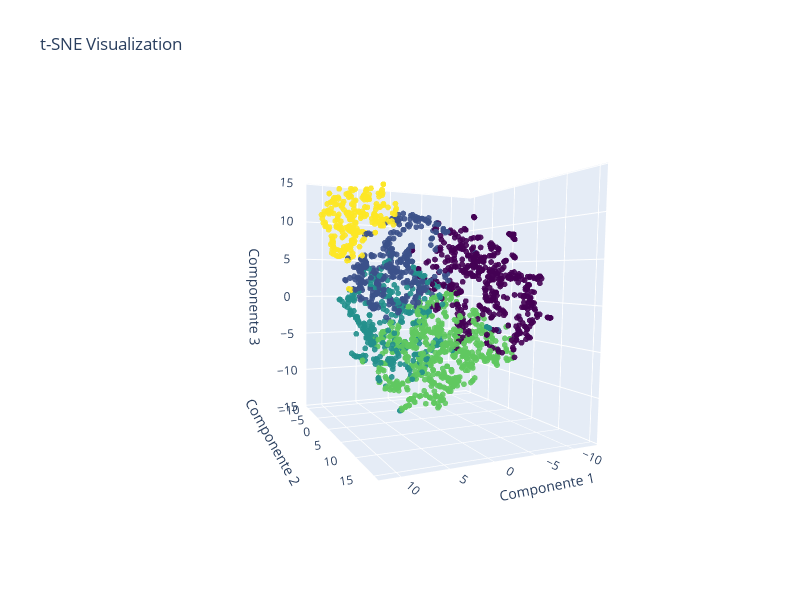

Notebook cell for this chart:
### Code cell
# Plotear t-SNE en 3D
# Crear el gráfico interactivo en 3D con Plotly
fig = go.Figure(data=go.Scatter3d(
    x=tsne_df['Componente 1'],
    y=tsne_df['Componente 2'],
    z=tsne_df['Componente 3'],
    mode='markers',
    marker=dict(
        size=2,
        color=tsne_df['labels'],
        colorscale='Viridis',
        opacity=0.9
    )
))

# Configurar los ejes y el título del gráfico
fig.update_layout(scene=dict(
    xaxis_title='Componente 1',
    yaxis_title='Componente 2',
    zaxis_title='Componente 3'
))

fig.update_layout(title_text='t-SNE Visualization')
fig.update_layout(width=800, height=600)  

# Mostrar el grÃ¡fico interactivo
fig.show()

### Figure 1 — Plotly figure (JSON) as saved in the notebook; plotly's stock layout.template omitted (floating-point values rounded to 4 significant figures; data arrays with more than 128 entries replaced by an {"elided": "..."} marker saying what was removed)
{"data": [{"marker": {"color": {"elided": "2151 int values"}, "colorscale": [[0, "#440154"], [0.1111, "#482878"], [0.2222, "#3e4989"], [0.3333, "#31688e"], [0.4444, "#26828e"], [0.5556, "#1f9e89"], [0.6667, "#35b779"], [0.7778, "#6ece58"], [0.8889, "#b5de2b"], [1, "#fde725"]], "opacity": 0.9, "size": 2}, "mode": "markers", "type": "scatter3d", "x": {"elided": "2151 float values"}, "y": {"elided": "2151 float values"}, "z": {"elided": "2151 float values"}}], "layout": {"dragmode": "zoom", "height": 600, "scene": {"aspectmode": "auto", "aspectratio": {"x": 0.9233, "y": 0.9885, "z": 1.096}, "camera": {"center": {"x": 0.1588, "y": -0.03843, "z": -0.04031}, "eye": {"x": 1.045, "y": 1.971, "z": 0.109}, "projection": {"type": "perspective"}, "up": {"x": -0.01563, "y": -0.06725, "z": 0.9976}}, "dragmode": "orbit", "xaxis": {"title": {"text": "Componente 1"}, "type": "linear"}, "yaxis": {"title": {"text": "Componente 2"}, "type": "linear"}, "zaxis": {"title": {"text": "Componente 3"}, "type": "linear"}}, "title": {"text": "t-SNE Visualization"}, "width": 800}}
